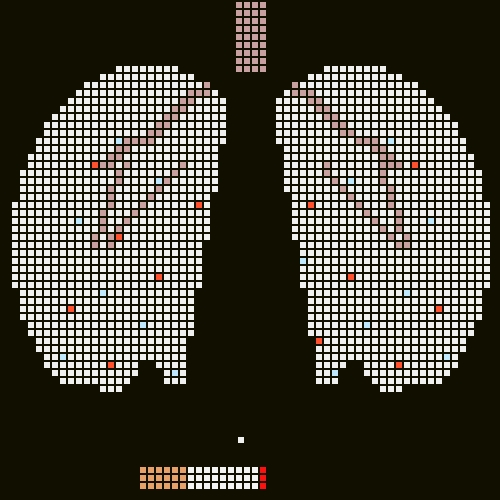
#> input picture assets/images/attrition64.jpg, 500 x 500 px, found by its file name
$ python gen-icons.py
#> lines starting #> are read from the running program, lines starting #| are printed output that depends on the picture
#!/usr/bin/env python3
"""Regenerate the favicons and the social share image from one source picture.

    python3 tools/gen-icons.py [source.jpg]

Source is a square screenshot of level one. Everything else is derived, so the
committed PNGs are reproducible rather than one-off exports nobody can redo.

Two deliberate choices:

* The full frame is kept rather than cropping to the lungs. At 16px the lungs
  are mush either way, but the cigarette survives as a coloured bar, and the
  paddle-versus-target pairing is the whole idea.
* Downscaling uses LANCZOS, not NEAREST. Nearest is right for *upscaling* pixel
  art, but downscaling a fine grid with it drops whole rows of blocks and the
  silhouette falls apart. Averaging keeps the shape legible.
* PNGs are palette-quantised with FASTOCTREE. The JPEG source carries ~11,000
  distinct colours, almost all of it compression noise, which defeats PNG
  compression: the share image is 231 KB as RGB and 35 KB quantised. FASTOCTREE
  specifically, because MEDIANCUT allocates its palette by frequency and so
  discards the handful of red explosive cores and blue powerup blocks entirely
  — the two things in the picture that are not white or black.
"""

import sys
from pathlib import Path
from PIL import Image

ROOT = Path(__file__).resolve().parent.parent
SOURCE = Path(sys.argv[1]) if len(sys.argv) > 1 else Path.home() / 'Pictures/attrition64.jpg'
ICONS = ROOT / 'assets/icons'

# Matches the level background, so the image has no visible edge on dark pages.
BACKGROUND = (17, 15, 0)
PALETTE_COLOURS = 256

FAVICON_SIZES = [16, 32, 48]
PNG_ICONS = {'icon-192.png': 192, 'icon-512.png': 512, 'apple-touch-icon.png': 180}
OG_SIZE = (1200, 630)


def main() -> None:
    if not SOURCE.exists():
        sys.exit(f'source image not found: {SOURCE}')

    art = Image.open(SOURCE).convert('RGB')
#> art is the input picture: PIL image 500x500 RGB; mean R, G, B 73.9, 71.3, 59.9
    if art.width != art.height:
        print(f'warning: source is {art.width}x{art.height}, not square', file=sys.stderr)

    ICONS.mkdir(parents=True, exist_ok=True)

    # A multi-size .ico so browsers pick the resolution they want. Pillow builds
    # every size from the image it is handed, so hand it the largest.
    ico = ICONS / 'favicon.ico'
    art.resize((256, 256), Image.LANCZOS).save(
        ico, format='ICO', sizes=[(s, s) for s in FAVICON_SIZES])
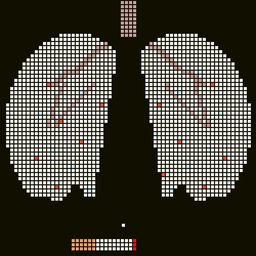
#> saved as favicon.ico: PIL image 256x256 RGB; mean R, G, B 72.9, 70.3, 59.1
    report(ico)

    for name, size in PNG_ICONS.items():
        path = ICONS / name
        write_png(art.resize((size, size), Image.LANCZOS), path)
        report(path)
#> this loop made 3 passes
#> pass 1, in write_png, `quantised = image.quantize(colors=PALETTE_COLOURS, method=Image.FASTOC..`:
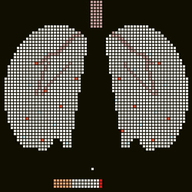
#> quantised: PIL image 192x192 P; mean R, G, B 70.9, 68.2, 57.5
#> pass 2, in write_png (call 2), `quantised = image.quantize(colors=PALETTE_COLOURS, method=Image.FASTOC..`:
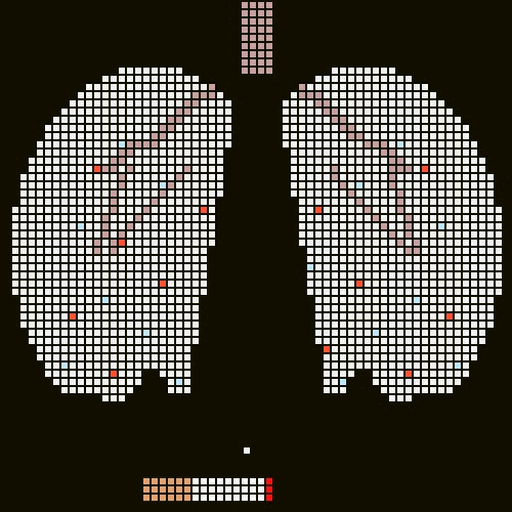
#> quantised: PIL image 512x512 P; mean R, G, B 74.2, 71.3, 61.6
#> pass 3, in write_png (call 3), `quantised = image.quantize(colors=PALETTE_COLOURS, method=Image.FASTOC..`:
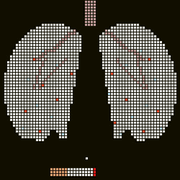
#> quantised: PIL image 180x180 P; mean R, G, B 71.4, 68.4, 57.6

    # Social card: 1200x630 is what Facebook and Twitter's large-image card use.
    # The artwork is square, so it sits centred on the level's own background
    # rather than being cropped to fit a shape it was never drawn for.
    card = Image.new('RGB', OG_SIZE, BACKGROUND)
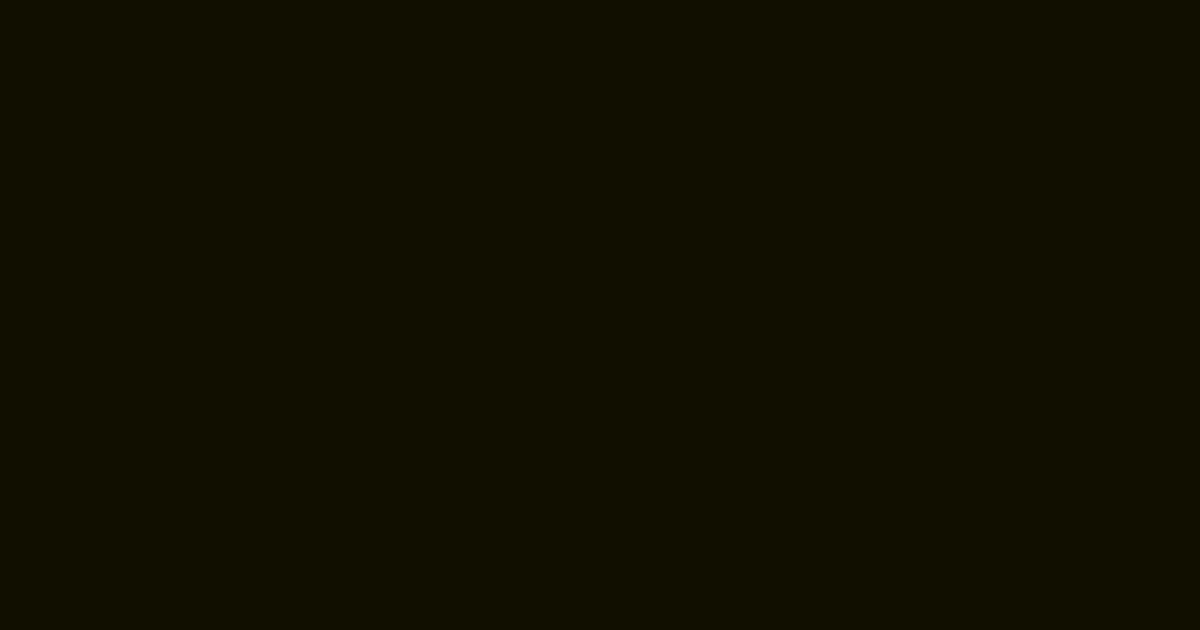
#> card: PIL image 1200x630 RGB; mean R, G, B 17, 15, 0
    side = int(OG_SIZE[1] * 0.94)
    card.paste(art.resize((side, side), Image.LANCZOS),
               ((OG_SIZE[0] - side) // 2, (OG_SIZE[1] - side) // 2))
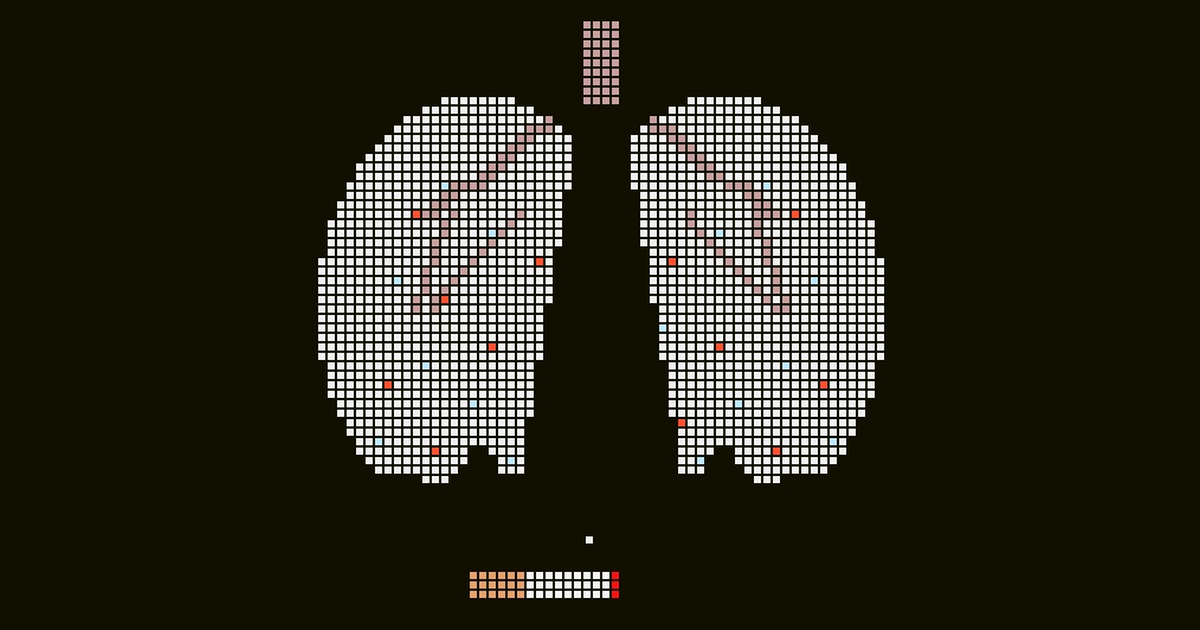
#> card: PIL image 1200x630 RGB; mean R, G, B 43.6, 41.4, 28.7
    og = ICONS / 'og-image.png'
    write_png(card, og)
    report(og)


def write_png(image: Image.Image, path: Path) -> None:
    """Quantise then save. See the module docstring for why FASTOCTREE."""
    quantised = image.quantize(colors=PALETTE_COLOURS, method=Image.FASTOCTREE)
    quantised.save(path, format='PNG', optimize=True)


def report(path: Path) -> None:
    print(f'{path.relative_to(ROOT)!s:34} {path.stat().st_size / 1024:6.1f} KB')


if __name__ == '__main__':
    main()
